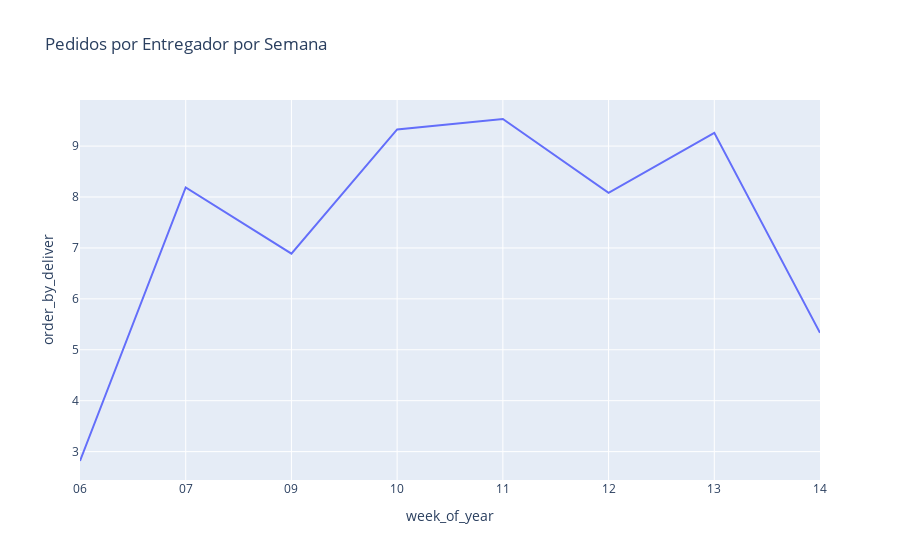

Notebook code cell kept with this figure:
### Code cell
#5 A quantidade de pedidos por entregador por semana

df['Order_Date'] = pd.to_datetime(df['Order_Date'])

# Criar a coluna 'week_of_year' (semana do ano)
df['week_of_year'] = df['Order_Date'].dt.strftime('%U')  # %U retorna o número da semana do ano (domingo)

# Verificar se a coluna 'week_of_year' foi criada corretamente
print(df[['Order_Date', 'week_of_year']].head())

# 1. Número de pedidos por semana (contagem de 'ID')
df_aux_1 = df.loc[:, ['ID', 'week_of_year']].groupby('week_of_year').count().reset_index()

# 2. Número único de entregadores por semana
df_aux_2 = df.loc[:, ['Delivery_person_ID', 'week_of_year']].groupby('week_of_year').nunique().reset_index()

# 3. Juntar os DataFrames com o merge
df_aux = pd.merge(df_aux_1, df_aux_2, on='week_of_year', how='inner')

# 4. Calcular a quantidade média de pedidos por entregador por semana
df_aux['order_by_deliver'] = df_aux['ID'] / df_aux['Delivery_person_ID']

# 5. Criar o gráfico de linha
fig = px.line(df_aux, x='week_of_year', y='order_by_deliver', title='Pedidos por Entregador por Semana')
fig.show()

### Figure 1 — Plotly figure (JSON) as saved in the notebook; plotly's stock layout.template omitted (floating-point values rounded to 4 significant figures)
{"data": [{"hovertemplate": "week_of_year=%{x}<br>order_by_deliver=%{y}<extra></extra>", "legendgroup": "", "line": {"color": "#636efa", "dash": "solid"}, "marker": {"symbol": "circle"}, "mode": "lines", "name": "", "orientation": "v", "showlegend": false, "type": "scatter", "x": ["06", "07", "09", "10", "11", "12", "13", "14"], "xaxis": "x", "y": [2.816, 8.187, 6.889, 9.326, 9.532, 8.083, 9.261, 5.334], "yaxis": "y"}], "layout": {"legend": {"tracegroupgap": 0}, "title": {"text": "Pedidos por Entregador por Semana"}, "xaxis": {"anchor": "y", "domain": [0, 1], "title": {"text": "week_of_year"}}, "yaxis": {"anchor": "x", "domain": [0, 1], "title": {"text": "order_by_deliver"}}}}
